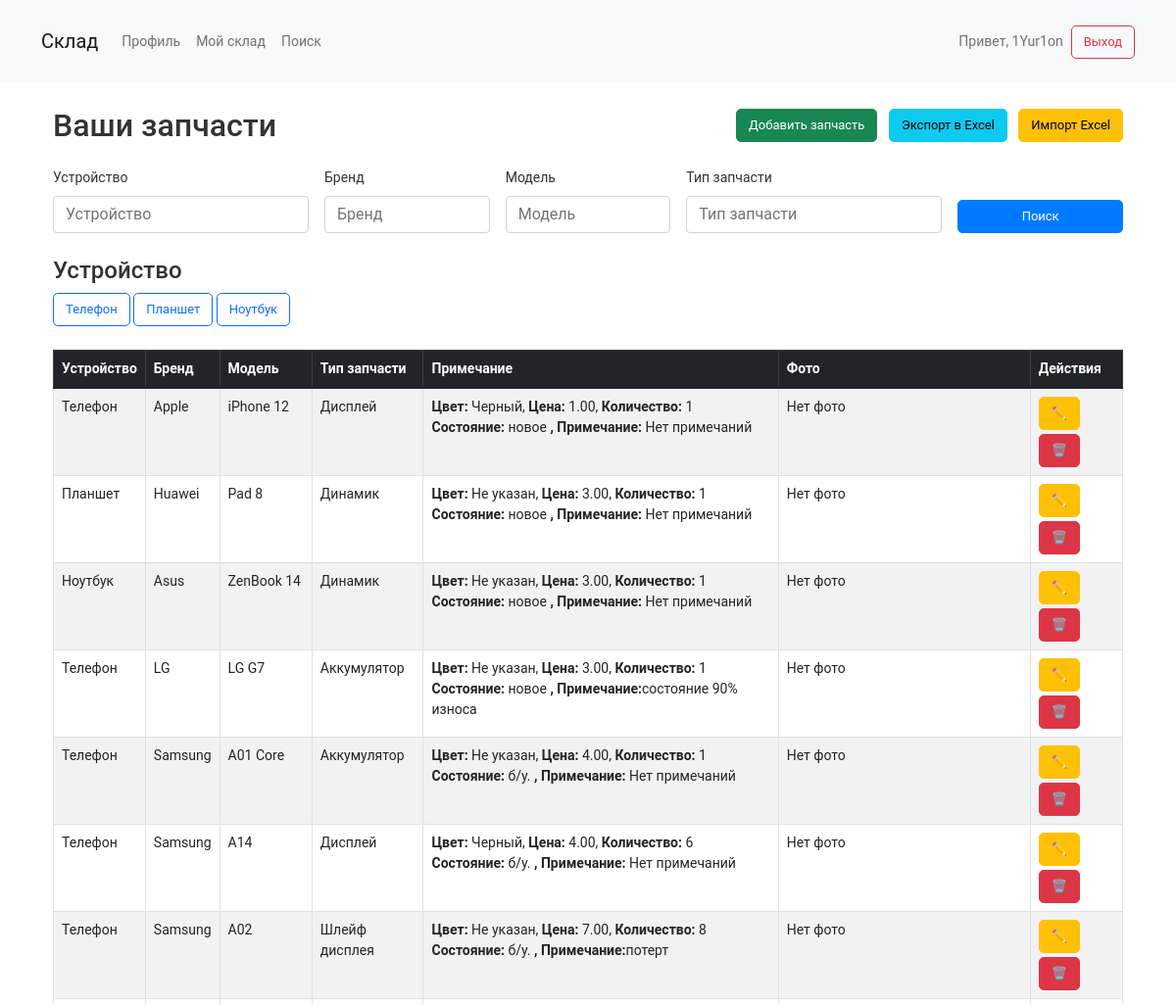
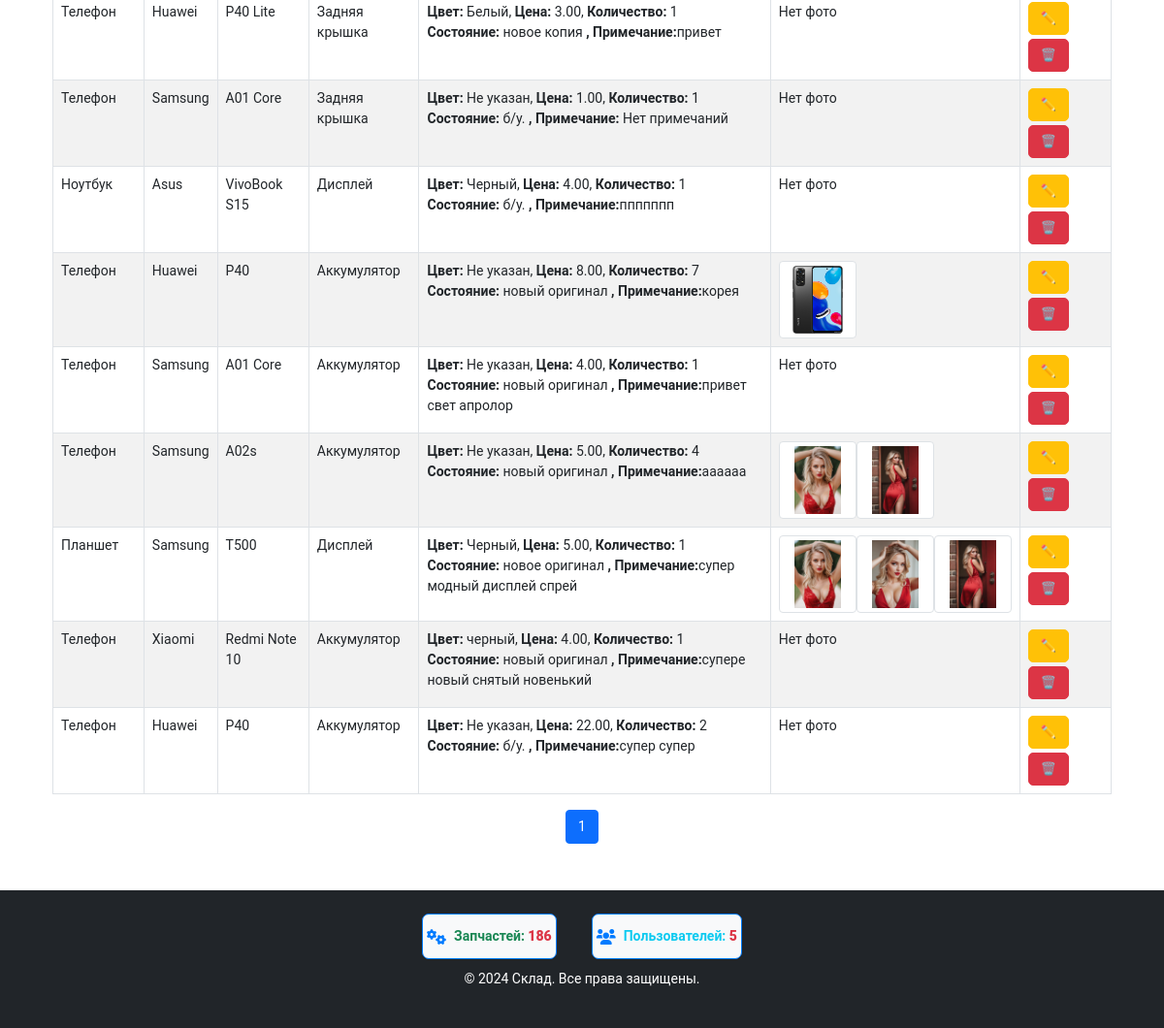
The app's page /warehouse/ (signed in) with its own data (2 pictures, top to bottom).
### warehouse/models.py (models this page shows, shortened)
class Part(models.Model):
    user = models.ForeignKey(User, on_delete=models.CASCADE)
    device = models.CharField(max_length=100)
    brand = models.CharField(max_length=100)
    model = models.CharField(max_length=100)
    part_type = models.CharField(max_length=100)
    condition = models.CharField(max_length=50, blank=True, null=True)  # Новое поле для состояния
    color = models.CharField(max_length=50, blank=True, null=True)
    quantity = models.IntegerField()
    price = models.DecimalField(max_digits=10, decimal_places=2)
    note = models.TextField(blank=True, null=True)
    created_at = models.DateTimeField(auto_now_add=True)

class PartImage(models.Model):
    part = models.ForeignKey(Part, on_delete=models.CASCADE, related_name='images')
    image = models.ImageField(upload_to='part_images/')

### warehouse/views.py (the view)
# urls.py: path('warehouse/', views.warehouse_view, name='warehouse'),
@login_required
def warehouse_view(request):
    if not request.user.is_authenticated:
        return redirect('login')
    query = request.GET.get('q')
    brand = request.GET.get('brand')
    model = request.GET.get('model')
    part_type = request.GET.get('part_type')
    parts = Part.objects.filter(user=request.user)
    if query:
        parts = parts.filter(device__icontains=query)
    if brand:
        parts = parts.filter(brand__icontains=brand)
    if model:
        parts = parts.filter(model__icontains=model)
    if part_type:
        parts = parts.filter(part_type__icontains=part_type)
    paginator = Paginator(parts, 30)  # Отображаем 30 запчастей на одной странице
    page_number = request.GET.get('page')
    page_obj = paginator.get_page(page_number)
    devices = Part.objects.filter(user=request.user).values_list('device', flat=True).distinct()
    brands = Part.objects.filter(user=request.user).values_list('brand', flat=True).distinct()
    return render(request, 'warehouse/warehouse.html', {
        'page_obj': page_obj,
        'query': query,
        'brand': brand,
        'model': model,
        'part_type': part_type,
        'devices': devices,
        'brands': brands
    })

### warehouse/context_processors.py (called while the page is built)
def counts(request):
    return {
        'part_count': Part.objects.count(),
        'user_count': User.objects.count(),
    }

### warehouse/templates/warehouse/warehouse.html (shortened to what this page needs)
{% extends 'warehouse/base.html' %}
{% block content %}
{% load static %}
<div class="container my-4">
    <div class="d-flex justify-content-between align-items-center mb-4">
        <h2 class="mb-0">Ваши запчасти</h2>
        <div>
            <a href="{% url 'add_part' %}" class="btn btn-success me-2">Добавить запчасть</a>
            <a href="{% url 'export_excel' %}" class="btn btn-info me-2">Экспорт в Excel</a>
            <a href="{% url 'import_parts' %}" class="btn btn-warning">Импорт Excel</a>
        </div>
    </div>
    <div class="mb-4">
        <form method="get" class="row g-3">
            <div class="col-md-3">
                <label for="device" class="form-label">Устройство</label>
                <input type="text" list="devices" name="q" id="device" class="form-control" placeholder="Устройство" value="{{ query|default_if_none:'' }}">
            </div>
            <div class="col-md-2">
                <label for="brand" class="form-label">Бренд</label>
                <input list="brands" name="brand" id="brand" class="form-control" placeholder="Бренд" value="{{ brand|default_if_none:'' }}">
            </div>
            <div class="col-md-2">
                <label for="model" class="form-label">Модель</label>
                <input list="models" name="model" id="model" class="form-control" placeholder="Модель" value="{{ model|default_if_none:'' }}">
            </div>
            <div class="col-md-3">
                <label for="part_type" class="form-label">Тип запчасти</label>
                <input list="part_types" name="part_type" id="part_type" class="form-control" placeholder="Тип запчасти" value="{{ part_type|default_if_none:'' }}">
            </div>
            <div class="col-md-2 d-grid align-items-end">
                <button type="submit" class="btn btn-primary">Поиск</button>
            </div>
        </form>
    </div>
    <div id="device-buttons-container" class="mb-4">
        <h4 class="small-header">Устройство</h4>
        <div id="device-buttons" class="mb-3">
            {% for device in devices %}
                <button class="btn btn-outline-primary btn-compact" onclick="filterByDevice('{{ device }}')">{{ device }}</button>
            {% endfor %}
        </div>
    </div>
    <div id="parts-table-container" class="table-responsive">
        <table id="parts-table" class="table table-striped table-hover table-bordered">
            <thead class="table-dark">
                <tr>
                    <th>Устройство</th>
                    <th>Бренд</th>
                    <th>Модель</th>
                    <th>Тип запчасти</th>
                    <th>Примечание</th>
                    <th>Фото</th>
                    <th>Действия</th>
                </tr>
            </thead>
            <tbody id="parts-table-body">
                {% for part in page_obj %}
                <tr>
                    <td>{{ part.device }}</td>
                    <td>{{ part.brand }}</td>
                    <td>{{ part.model }}</td>
                    <td>{{ part.part_type }}</td>
                    <td>
                        <div>
                            <strong>Цвет:</strong> {{ part.color|default:"Не указан" }},
                            <strong>Цена:</strong> {{ part.price }},
                            <strong>Количество:</strong> {{ part.quantity }}
                        </div>
                        <div>
                            {% if part.condition %}
                                <strong>Состояние:</strong> {{ part.condition }}
                            {% endif %}
                            {% if part.note %}
                                <strong>, Примечание:</strong>{{ part.note }}
                            {% else %}
                                <strong>, Примечание:</strong><span> Нет примечаний</span>
                            {% endif %}
                        </div>
                    </td>
                    <td>
                        {% if part.images.all %}
                        <div class="d-flex">
                            {% for image in part.images.all %}
                            <a href="{{ image.image.url }}" target="_blank" class="img-link">
                                <img src="{{ image.image.url }}" alt="{{ part.model }}" class="img-thumbnail" style="max-width: 80px; max-height: 80px;">
                            </a>
                            {% endfor %}
                        </div>
                        {% else %}
                        Нет фото
                        {% endif %}
                    </td>
                    <td>
                        <a href="{% url 'edit_part' part.id %}" class="btn btn-warning btn-sm mb-1" data-bs-toggle="tooltip" data-bs-placement="top" title="Редактировать">✏️</a>
                        <a href="{% url 'delete_part' part.id %}" class="btn btn-danger btn-sm" data-bs-toggle="tooltip" data-bs-placement="top" title="Удалить">🗑️</a>
                    </td>
                </tr>
                {% empty %}
                <tr>
                    <td colspan="7" class="text-center">Запчасти не найдены</td>
                </tr>
                {% endfor %}
            </tbody>
        </table>
    </div>
    <nav aria-label="Page navigation">
        <ul class="pagination justify-content-center">
            {% for num in page_obj.paginator.page_range %}
                {% if page_obj.number == num %}
                    <li class="page-item active"><span class="page-link">{{ num }}</span></li>
                {% else %}
                    <li class="page-item"><a class="page-link" href="?page={{ num }}">{{ num }}</a></li>
                {% endif %}
            {% endfor %}
        </ul>
    </nav>
</div>
<link rel="stylesheet" href="{% static 'css/warehouse.css' %}">
{% endblock %}

### warehouse/templates/warehouse/base.html (shortened to what this page needs)
<!DOCTYPE html>
<html lang="ru">
<head>
    {% load static %}
    <link href="https://cdn.jsdelivr.net/npm/bootstrap@5.1.3/dist/css/bootstrap.min.css" rel="stylesheet">
    <link rel="stylesheet" href="https://cdnjs.cloudflare.com/ajax/libs/font-awesome/6.0.0-beta3/css/all.min.css">
    <link rel="stylesheet" href="{% static 'css/styles.css' %}">
</head>
<body>
    <header class="header bg-light py-3 mb-4">
        <div class="container">
            <nav class="navbar navbar-expand-lg navbar-light">
                <a class="navbar-brand" href="{% url 'home' %}">Склад</a>
                <div class="collapse navbar-collapse" id="navbarNav">
                    <ul class="navbar-nav me-auto">
                        {% if user.is_authenticated %}
                            <li class="nav-item"><a class="nav-link" href="{% url 'profile' %}">Профиль</a></li>
                            <li class="nav-item"><a class="nav-link" href="{% url 'warehouse' %}">Мой склад</a></li>
                        {% endif %}
                        <li class="nav-item"><a class="nav-link" href="{% url 'search' %}">Поиск</a></li>
                    </ul>
                    {% if user.is_authenticated %}
                        <span class="navbar-text ms-3">Привет, {{ user.username }}</span>
                        <a class="btn btn-outline-danger ms-2" href="{% url 'logout' %}">Выход</a>
                    {% else %}
                        <a class="btn btn-outline-primary ms-2" href="{% url 'login' %}">Вход</a>
                        <a class="btn btn-outline-secondary ms-2" href="{% url 'register' %}">Регистрация</a>
                    {% endif %}
                </div>
            </nav>
        </div>
    </header>
    <div class="container mt-4">
        {% block content %}{% endblock %}
    </div>
    <footer class="footer bg-dark text-white py-4 mt-5">
        <div class="container">
            <div class="counter-group">
                <div class="counter">
                    <i class="fas fa-cogs"></i>
                    <span class="navbar-text text-success fw-bold">Запчастей: <strong class="text-danger">{{ part_count }}</strong></span>
                </div>
                <div class="counter">
                    <i class="fas fa-users"></i>
                    <span class="navbar-text text-info fw-bold">Пользователей: <strong class="text-danger">{{ user_count }}</strong></span>
                </div>
            </div>
            <p class="text-center">&copy; 2024 Склад. Все права защищены.</p>
        </div>
    </footer>
</body>
</html>

### static/css/styles.css (style rules this page uses)
.btn-compact { padding: 6px 12px; font-size: 0.9rem; border-radius: 5px; }
body { margin: 0; padding: 0; color: #333; font-family: 'Roboto', sans-serif; font-size: 14px; line-height: 21px; position: relative; }
.btn { padding: 6px 12px; font-size: 13px; line-height: 20px; border-radius: 5px; text-align: center; display: inline-block; cursor: pointer; }
.btn-primary { background-color: #007bff; border: 1px solid #007bff; color: white; }
.img-thumbnail { max-width: 100%; max-height: 100%; object-fit: contain; }
.img-thumbnail { width: 80px; height: 80px; }

### warehouse/templates/warehouse/base.html (style rules this page uses)
.counter { border: 1px solid #007bff; border-radius: 7px; padding: 4px; margin: 0 8px; display: flex; align-items: center; background-color: #f8f9fa; }
.counter i { font-size: 1rem; margin-right: 8px; color: #007bff; }
.footer .counter-group { display: flex; justify-content: center; gap: 20px; margin-bottom: 10px; }

### records on screen
Part: device "Телефон", brand "Apple", model "iPhone 12", part_type "Дисплей", color "Черный", price "1.00", quantity "1", condition "новое", shows ", Примечание:", shows "Нет фото"
Part: device "Планшет", brand "Huawei", model "Pad 8", part_type "Динамик", color "Не указан", price "3.00", quantity "1", condition "новое", shows ", Примечание:", shows "Нет фото"
Part: device "Ноутбук", brand "Asus", model "ZenBook 14", part_type "Динамик", color "Не указан", price "3.00", quantity "1", condition "новое", shows ", Примечание:", shows "Нет фото"
Part: device "Телефон", brand "LG", model "LG G7", part_type "Аккумулятор", color "Не указан", price "3.00", quantity "1", condition "новое", note "состояние 90% износа", shows "Нет фото"
Part: device "Телефон", brand "Samsung", model "A01 Core", part_type "Аккумулятор", color "Не указан", price "4.00", quantity "1", condition "б/у.", shows ", Примечание:", note "Нет примечаний", shows "Нет фото"
Part: device "Телефон", brand "Samsung", model "A14", part_type "Дисплей", color "Черный", price "4.00", quantity "6", condition "б/у.", shows ", Примечание:", note "Нет примечаний", shows "Нет фото"
Part: device "Телефон", brand "Samsung", model "A02", part_type "Шлейф дисплея", color "Не указан", price "7.00", quantity "8", condition "б/у.", note "потерт", shows "Нет фото"
Part: device "Телефон", brand "Huawei", model "P40 Lite", part_type "Задняя крышка", color "Белый", price "3.00", quantity "1", condition "новое копия", note "привет", shows "Нет фото"
Part: device "Телефон", brand "Samsung", model "A01 Core", part_type "Задняя крышка", color "Не указан", price "1.00", quantity "1", condition "б/у.", shows ", Примечание:", note "Нет примечаний", shows "Нет фото"
Part: device "Ноутбук", brand "Asus", model "VivoBook S15", part_type "Дисплей", color "Черный", price "4.00", quantity "1", condition "б/у.", note "ппппппп", shows "Нет фото"
Part: device "Телефон", brand "Huawei", model "P40", part_type "Аккумулятор", color "Не указан", price "8.00", quantity "7", condition "новый оригинал", note "корея"
PartImage: image (picture)
Part: device "Телефон", brand "Samsung", model "A01 Core", part_type "Аккумулятор", color "Не указан", price "4.00", quantity "1", condition "новый оригинал", note "привет свет апролор", shows "Нет фото"
Part: device "Телефон", brand "Samsung", model "A02s", part_type "Аккумулятор", color "Не указан", price "5.00", quantity "4", condition "новый оригинал", note "аааааа"
PartImage: image (picture)
PartImage: image (picture)
Part: device "Планшет", brand "Samsung", model "T500", part_type "Дисплей", color "Черный", price "5.00", quantity "1", condition "новое оригинал", note "супер модный дисплей спрей"
PartImage: image (picture)
PartImage: image (picture)
PartImage: image (picture)
Part: device "Телефон", brand "Xiaomi", model "Redmi Note 10", part_type "Аккумулятор", color "черный", price "4.00", quantity "1", condition "новый оригинал", note "супере новый снятый новенький", shows "Нет фото"
Part: device "Телефон", brand "Huawei", model "P40", part_type "Аккумулятор", color "Не указан", price "22.00", quantity "2", condition "б/у.", note "супер супер", shows "Нет фото"

### other values on screen
{{ user.username }} "1Yur1on"
{{ device }} "Телефон" "Планшет" "Ноутбук"
{{ num }} "1"
{{ part_count }} "186"
{{ user_count }} "5"
